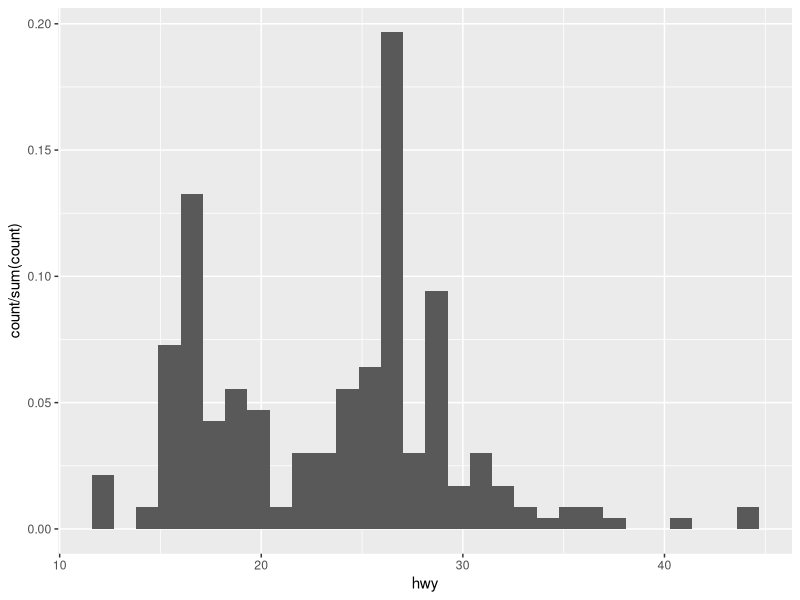
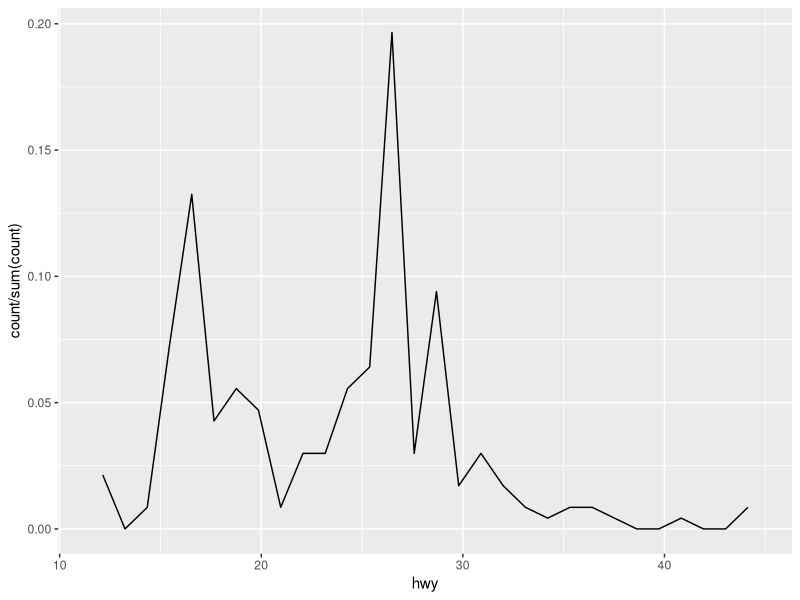
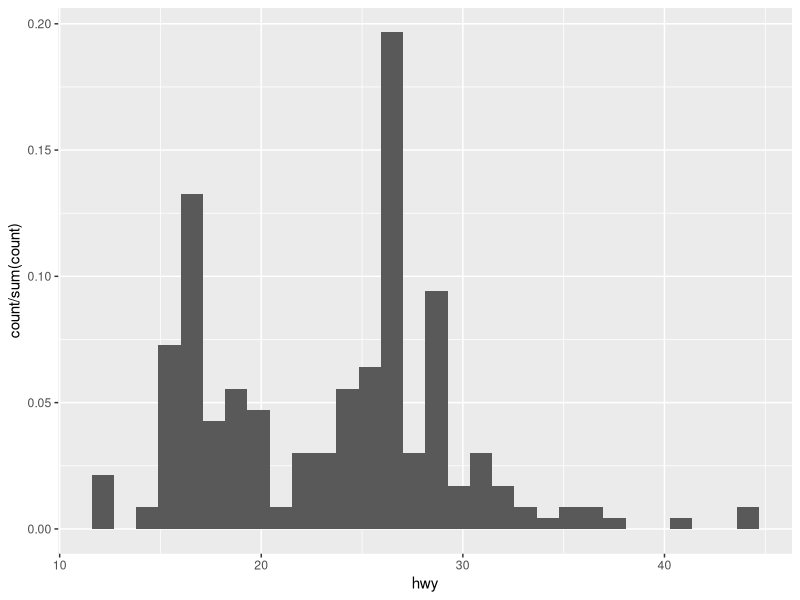
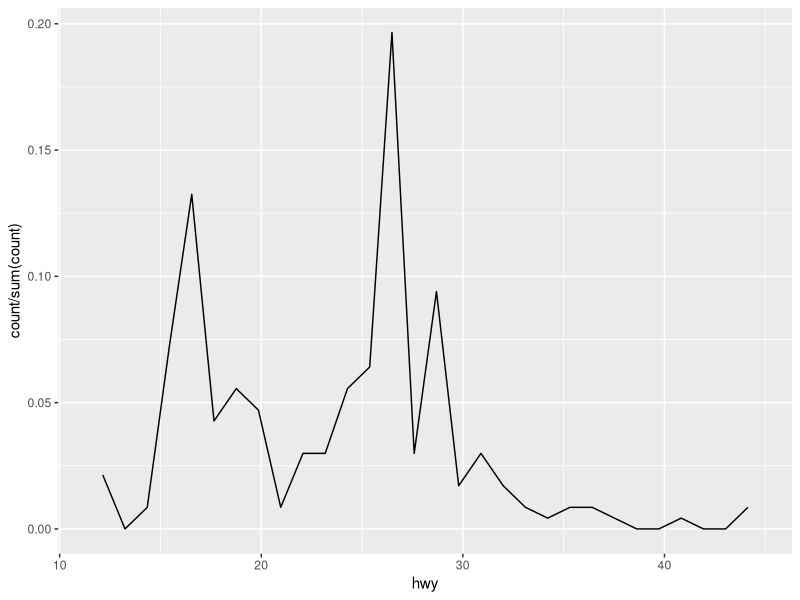

Write R code to recreate these figures, in order.
library(ggplot2)
ggplot(mpg) + aes(x = hwy, y = ..count../sum(..count..)) + geom_histogram()
ggsave("f1.png")
ggplot(mpg) + aes(x = hwy, y = ..count../sum(..count..)) + geom_density(stat = 'bin')
ggsave("f2.png")


